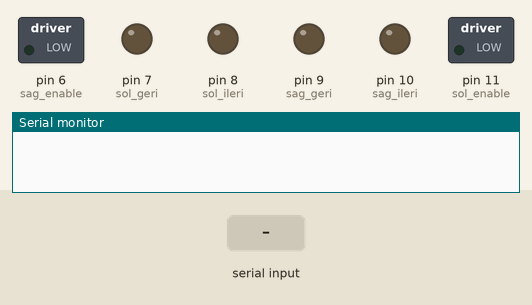
A sketch run on a simulated Arduino Uno, built with avr-gcc and run on an emulated ATmega328P. On the bench: switched loads named in the sketch (green lamp = pin HIGH), output pins drawn as LEDs (lit = HIGH), the last lines printed to the serial monitor. The inputs (shaded band) are chosen by the test bench.

Above: at 1.2 s.
1.3 s: "R" received over Serial
At 2.4 s:
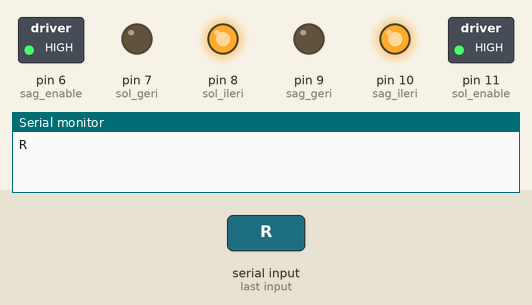
2.8 s: "F" received over Serial
At 3.5 s:
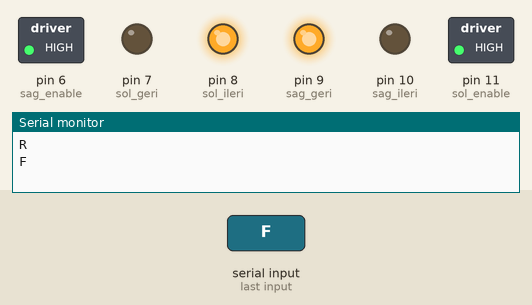
4.3 s: "B" received over Serial
At 4.7 s:
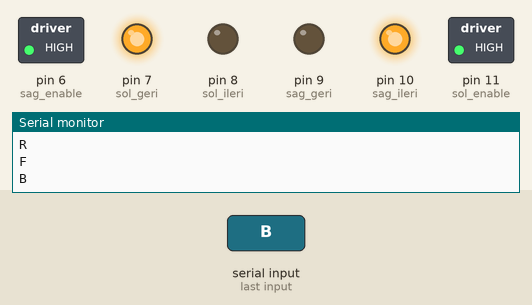
5.8 s: "L" received over Serial
At 7.0 s:
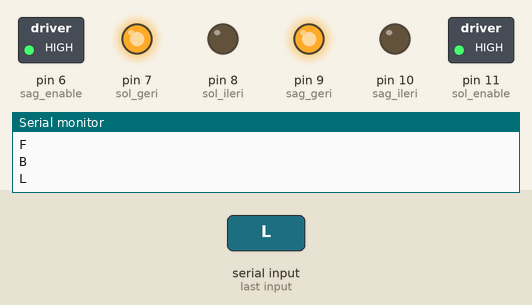
7.3 s: "S" received over Serial
At 8.1 s:
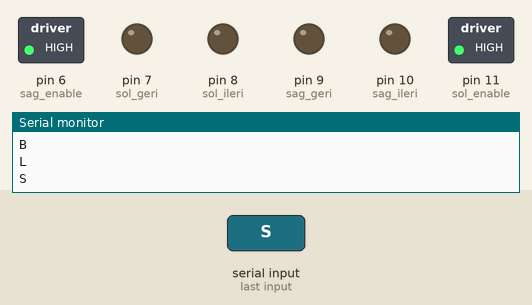
Timing chart, 0 to 9.8 s (numbered marks = the images above; inputs shaded):
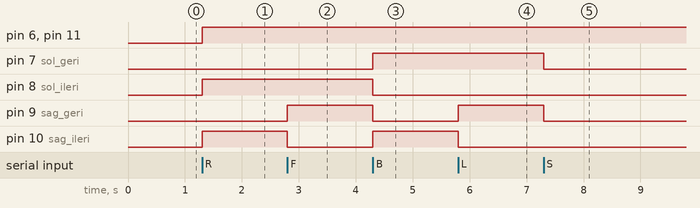

The sketch:

Drone-Proton-RC-Tank-Codes.ino
```cpp
// DRONE PROTON RC TANK CODES

const int sol_enable = 11;  // ENABLE A
const int sag_ileri = 10;   // INPUT 1
const int sag_geri = 9;     // INPUT 2
const int sol_ileri = 8;    // INPUT 3
const int sol_geri = 7;     // INPUT 4
const int sag_enable = 6;   // ENABLE B

void setup(){
pinMode(sag_ileri, OUTPUT);
pinMode(sag_geri, OUTPUT);
pinMode(sol_ileri, OUTPUT);
pinMode(sol_geri, OUTPUT);
pinMode(sag_enable, OUTPUT);
pinMode(sol_enable, OUTPUT);
Serial.begin(9600);
}

void loop() {
if (Serial.available() > 0) {
char gelen_veri = Serial.read();
Serial.println(gelen_veri);

if( gelen_veri == 'R' ) { // gelen_veri 'R' ise / if incoming_data is 'R'
/* araç geri gitsin / get the car back */
digitalWrite(sag_ileri, 1);
digitalWrite(sag_geri, 0);
digitalWrite(sol_ileri, 1);
digitalWrite(sol_geri, 0);
analogWrite(sag_enable, 255); // motor hızı / engine speed
analogWrite(sol_enable, 255);
}

if( gelen_veri == 'F' ) { // gelen_veri 'F' ise / if incoming_data is 'F'
/* araç sola dönsün / get the car left*/
digitalWrite(sag_ileri, 0);
digitalWrite(sag_geri, 1);
digitalWrite(sol_ileri, 1);
digitalWrite(sol_geri, 0);
analogWrite(sag_enable, 255); // motor hızı / engine speed
analogWrite(sol_enable, 255);
}

if( gelen_veri == 'B' ) { // gelen_veri 'B' ise / if incoming_data is 'B'
/* araç sağa dönsün / get the car Right  */
digitalWrite(sag_ileri, 1);
digitalWrite(sag_geri, 0);
digitalWrite(sol_ileri, 0);
digitalWrite(sol_geri, 1);
analogWrite(sag_enable, 255); // motor hızı / engine speed
analogWrite(sol_enable, 255);
}

if( gelen_veri == 'L' ) { // gelen_veri 'L' ise / if incoming_data is 'L'
/* araç ileri gitsin / get the car forward */
digitalWrite(sag_ileri, 0);
digitalWrite(sag_geri, 1);
digitalWrite(sol_ileri, 0);
digitalWrite(sol_geri, 1);
analogWrite(sag_enable, 255); // motor hızı / engine speed
analogWrite(sol_enable, 255);
}


if( gelen_veri == 'S' ) { // gelen_veri 'S' ise / if incoming_data is 'S'
/* araç dursun / get the car stop */
digitalWrite(sag_ileri, 0);
digitalWrite(sag_geri, 0);
digitalWrite(sol_ileri, 0);
digitalWrite(sol_geri, 0);
}
}
}
```

Measured:
- after the input at 1.3 s, pin 6 (sag_enable), pin 8 (sol_ileri), pin 10 (sag_ileri), pin 11 (sol_enable): LOW → HIGH at once
- after the input at 2.8 s, pin 9 (sag_geri): LOW → HIGH at once; pin 10 (sag_ileri): HIGH → LOW at once
- after the input at 4.3 s, pin 7 (sol_geri), pin 10 (sag_ileri): LOW → HIGH at once; pin 8 (sol_ileri), pin 9 (sag_geri): HIGH → LOW at once
- after the input at 5.8 s, pin 9 (sag_geri): LOW → HIGH at once; pin 10 (sag_ileri): HIGH → LOW at once
- after the input at 7.3 s, pin 7 (sol_geri), pin 9 (sag_geri): HIGH → LOW at once
